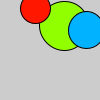
Frame 1 (no input)
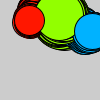
Frame 60 (the mouse pressed at the canvas centre just before this capture)
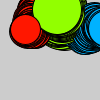
Frame 120 (the mouse held since frame 60 and released just before this capture)

The Processing sketch that drew these frames (run headless with seeded random() and noise(); from frame 60 on, the mouse is pressed at the canvas centre):

// Processing sketch: L9_1g
// ── L9_1g.pde
Circle circle = new Circle();
Circle circle1 = new Circle();
Circle circle2 = new Circle();

void setup() {
  colorMode(HSB, 360, 100, 100, 100);
}
void draw() {  
  circle.update();
  circle.display();
  circle1.update();
  circle1.display();
  circle2.update();
  circle2.display();
}
class Circle {  
  float x;  
  float y;  
  float hue;
  float s;

  Circle() {
    x = random(0, 100);
    y = random(0, 100);
    s = random(25, 50);
    hue = random(0, 360);
  }
  void display() {     
    fill(hue, 100, 100);
    ellipse(x, y, s, s);
  }
  void update() {
    x = x + random(-2, 2);
    y = y + random(-2, 2);
  }
}
